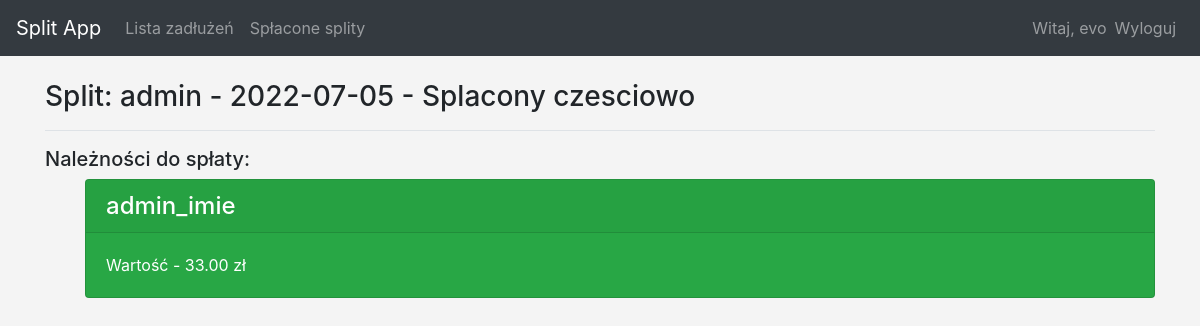
The app's page /transactions_archive/26/ (signed in), older data.
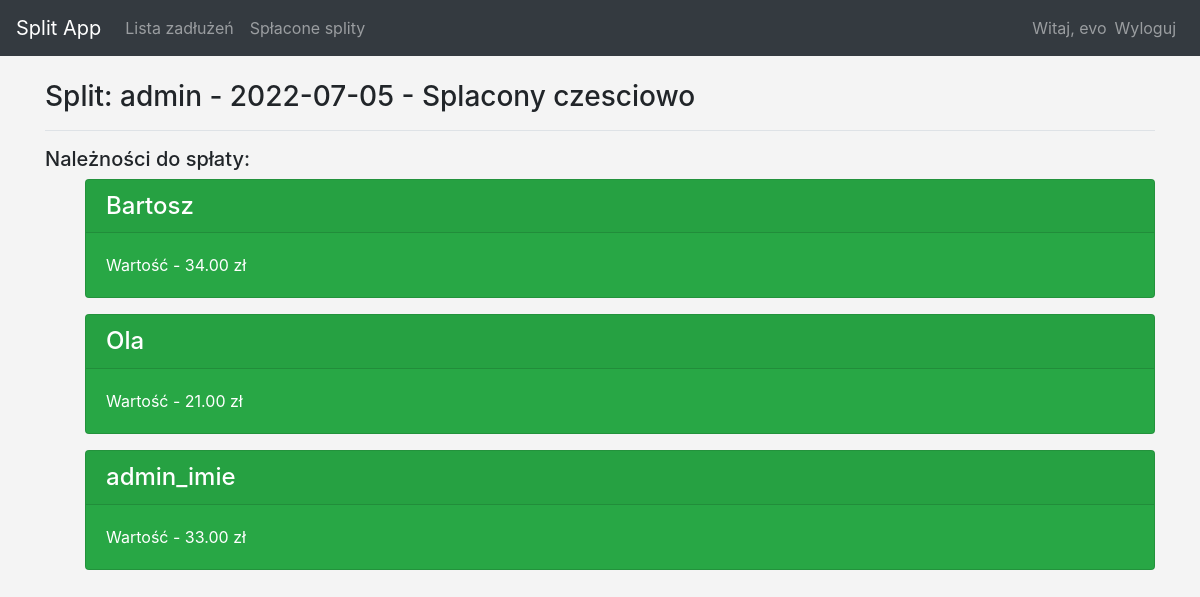
The same page, newer data.
### split_app/models.py (models this page shows, shortened)
class Obligation(models.Model):
    transaction = models.ForeignKey(
        Transaction, related_name="obligation", on_delete=models.CASCADE
    )
    user = models.ForeignKey(User, on_delete=models.CASCADE)
    desc = models.TextField(blank=True, null=True)
    value = models.DecimalField(max_digits=6, decimal_places=2)
    optional_value = models.DecimalField(
        max_digits=6, decimal_places=2, null=True, blank=True
    )
    o_status = models.CharField(default=c.new, choices=c.status, max_length=16)
    payment_date = models.DateField(
        default=django.utils.timezone.now, null=True, blank=True
    )
    @property
    def suma(self):
        if self.optional_value:
            return self.value + self.optional_value
        return self.value

### users/models.py (models this page shows, shortened)
class Profile(models.Model):
    user = models.OneToOneField(User, related_name="profile", on_delete=models.CASCADE, primary_key=True)
    first_name = models.CharField(max_length=20, null=False, blank=False)
    last_name = models.CharField(max_length=20, null=False, blank=False)
    nick = models.CharField(max_length=40, null=True, blank=True)
    email = models.CharField(max_length=50, null=False, blank=False)
    pass_change_force = models.BooleanField(default=True)
    phone = models.IntegerField(null=True, blank=True, unique=True)

### split_app/views.py (the view)
# urls.py: path("transactions_archive/<int:transaction_id>/", views.transaction_a, name="transaction_a"),
@login_required
def transaction_a(req, transaction_id):
    transaction_a = Transaction.objects.get(id=transaction_id)
    obligations = Obligation.objects.filter(
        Q(transaction=transaction_id) & Q(o_status="Done")
    )
    profile = Profile.user
    context = {"transaction_a": transaction_a, "obligations": obligations, 'profile': profile}
    return render(req, "split_app/transaction_a.html", context)

### split_app/models.py (called while the page is built)
    def __str__(self):
        return f"{self.owner} - {self.t_date} - {self.t_desc}"

### split_app/templates/split_app/transaction_a.html (shortened to what this page needs)
{% extends 'split_app/base.html' %}
{% block page_header %}
    <h3>Split: {{ transaction_a }}</h3>
{% endblock page_header %}
{% block content %}
    {% load i18n %}
<h5 class="display-5">Należności do spłaty:</h5>
<ul>
{% for oblig in obligations %}
    <div class="card mb-3 text-white bg-success">
        <h4 class="card-header">
        {% language 'pl' %}
            {{ oblig.user.profile.first_name }}
        {% endlanguage %}
        </h4>
    <div class="card-body">
           Wartość -  {{ oblig.suma }} zł
    </div>
    </div>
{% empty %}
    <p>Error</p>
{% endfor %}
</ul>
{% endblock %}

Row changes from the older to the newer data that the page shows:
now on this page (row edited): Obligation: user.profile.first_name "Bartosz", suma "34.00"
now on this page (row edited): Obligation: user.profile.first_name "Ola", suma "21.00"
